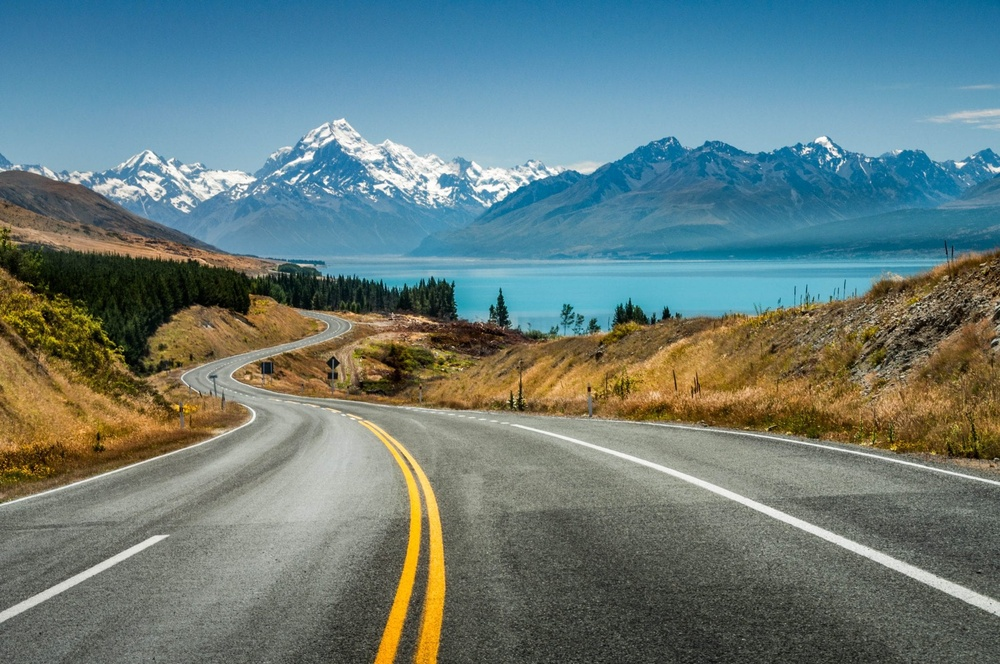
#> input picture Images/landscape.jpg, 1000 x 664 px, shrunk from 2048 x 1360 before the run, found by its file name
$ python ImageSegmentation.py
#> lines starting #> are read from the running program, lines starting #| are printed output that depends on the picture; after the words box and inside, x2 and y2 are one past the last pixel; in counts of white or black regions, pixels touching at a corner belong together
import numpy as np
import cv2 as cv


img = cv.imread('C:\\Users\\Robin\\Desktop\\inf-masterproef-21-22-student-RobinG-1850493\\code\\Painterly Rendering\\images\\landscape.jpg',0)
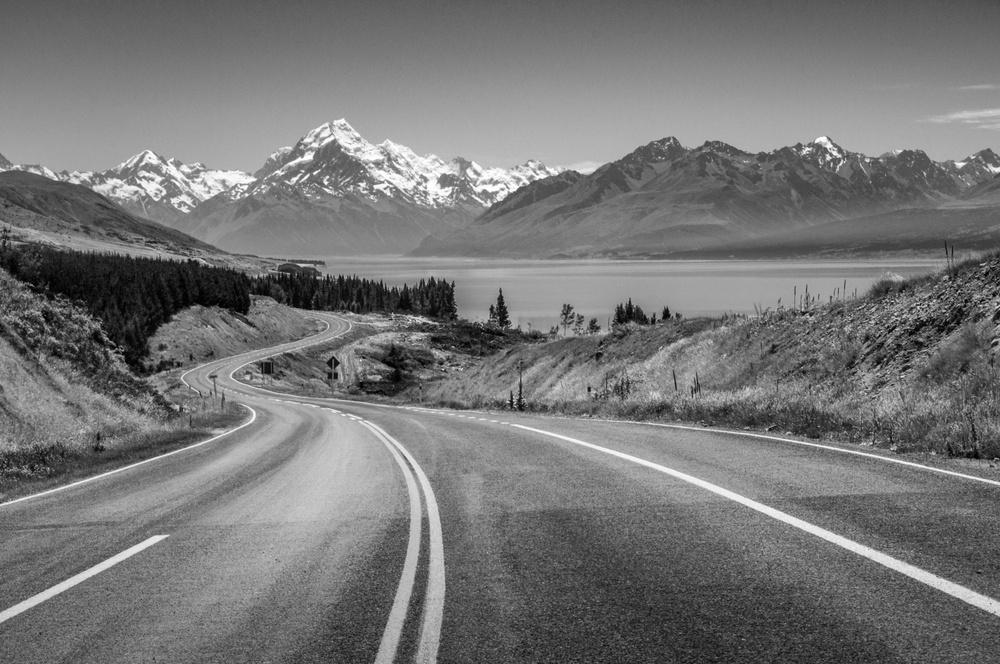
#> img: shape (664, 1000); min 0, max 255, mean 117.8
edges = cv.Canny(img, 200,250)
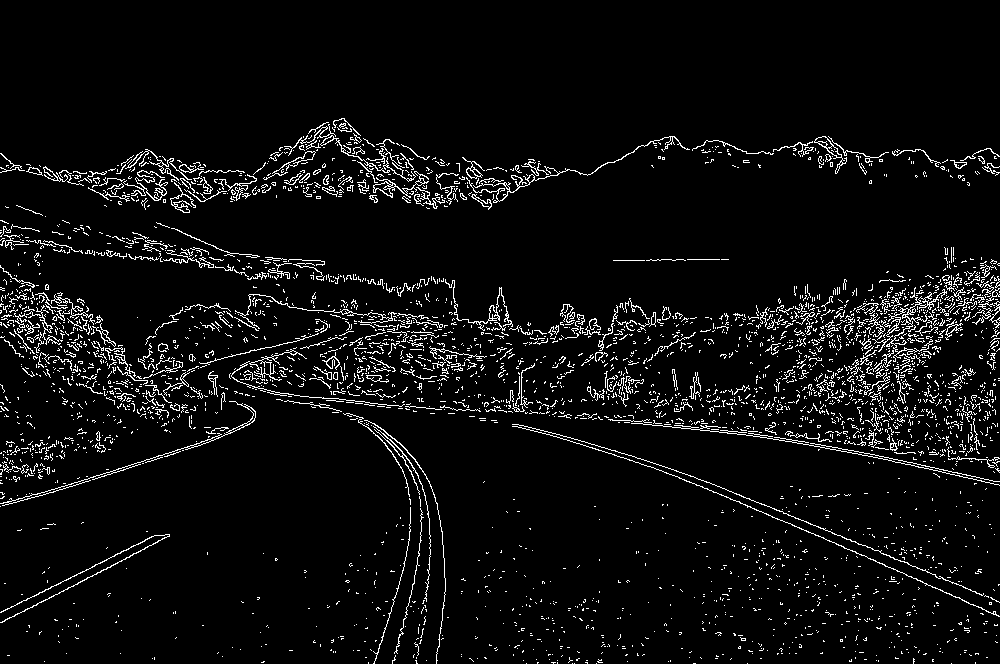
#> edges: shape (664, 1000); 5.3% white in thin lines or dots, all inside (x1, y1, x2, y2) = (0, 118, 1000, 664)

cv.imshow("title", edges)
cv.waitKey(0)

$ run again, with Images/earth.jpg copied over Images/landscape.jpg
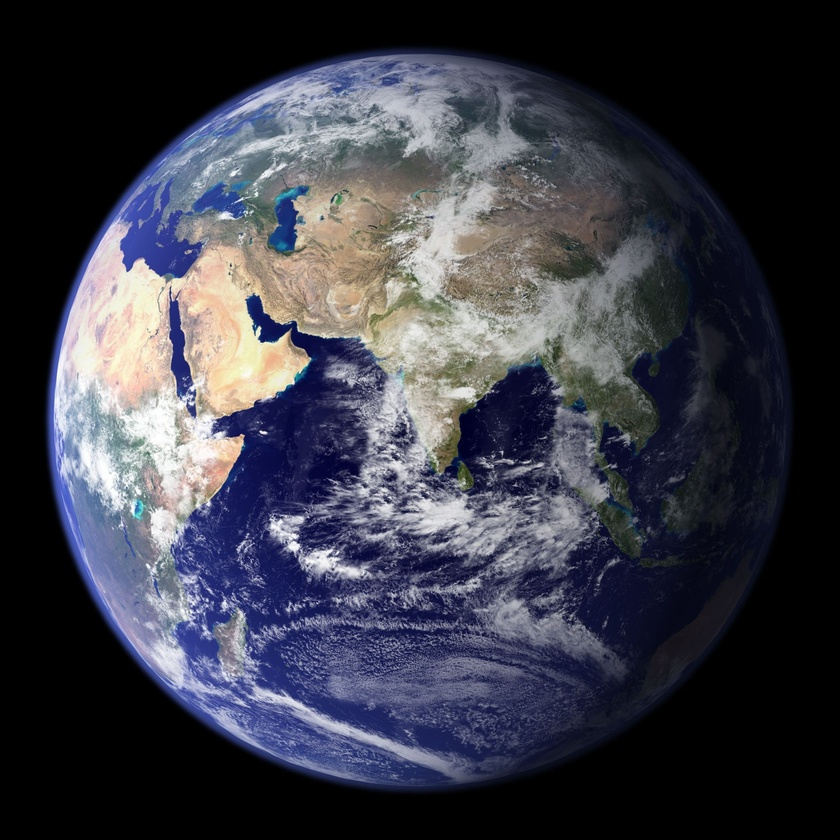
#> input picture Images/earth.jpg, 840 x 840 px, shrunk from 2048 x 2048 before the run, found by its file name
#> `img = cv.imread('C:\\Users\\Robin\\Desktop\\inf-masterproef-21-22-stud..`:
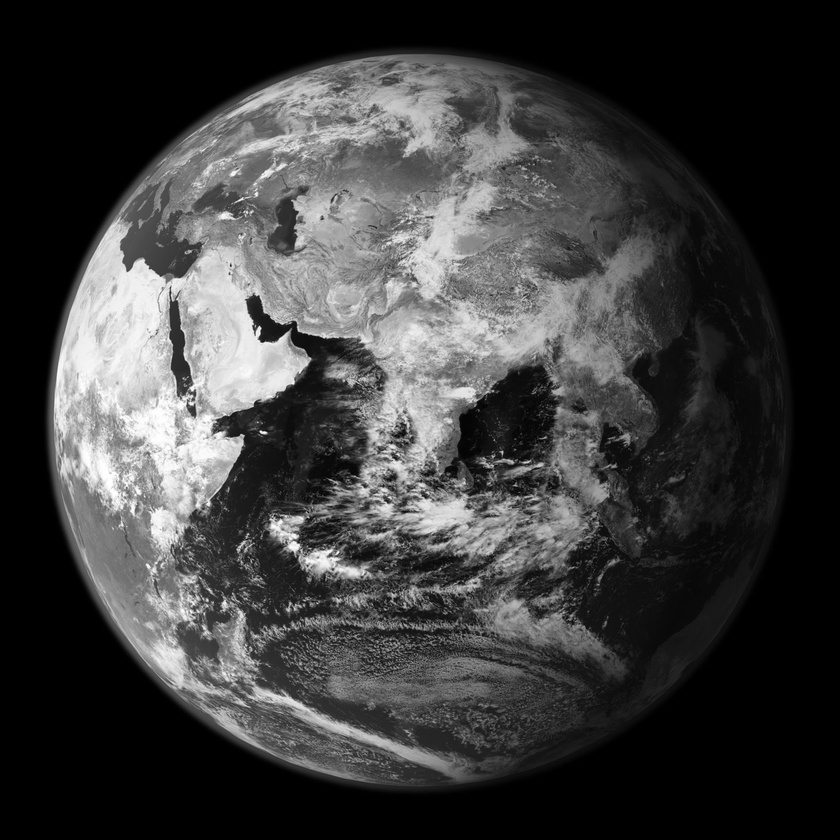
#> img: shape (840, 840); min 0, max 255, mean 60.6
#> `edges = cv.Canny(img, 200,250)`:
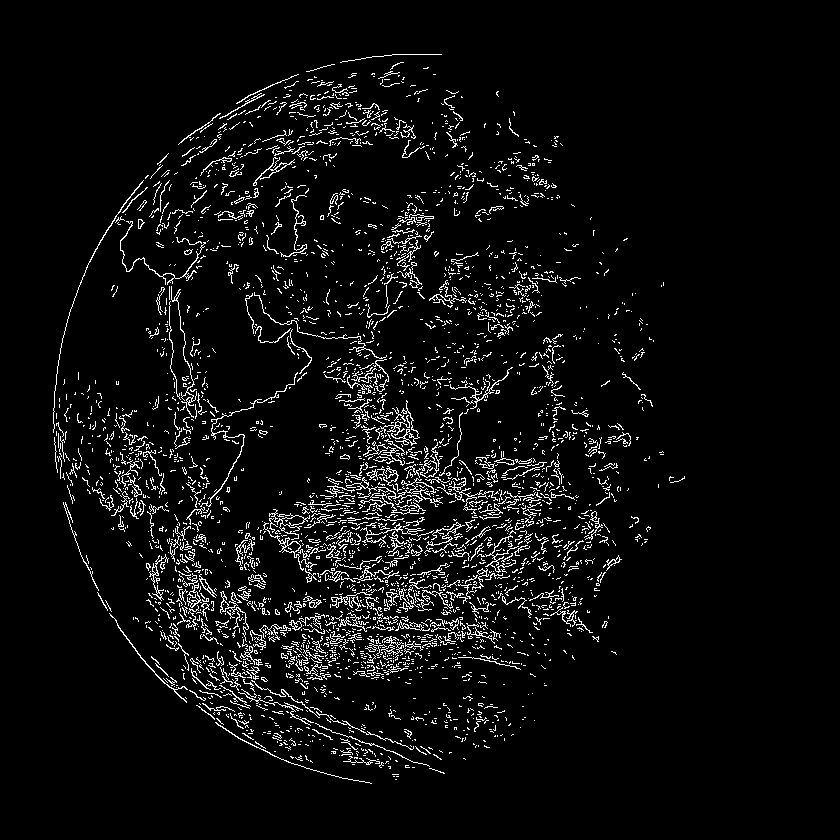
#> edges: shape (840, 840); 5.1% white in thin lines or dots, all inside (x1, y1, x2, y2) = (53, 54, 685, 784)

$ run again, with Images/houses.jpg copied over Images/landscape.jpg
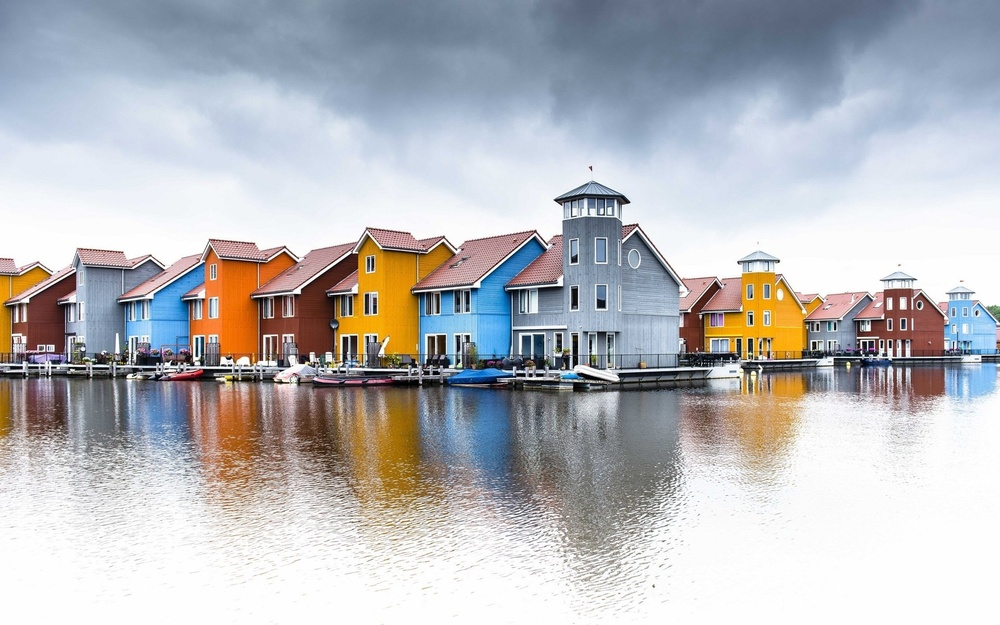
#> input picture Images/houses.jpg, 1000 x 625 px, shrunk from 1920 x 1200 before the run, found by its file name
#> `img = cv.imread('C:\\Users\\Robin\\Desktop\\inf-masterproef-21-22-stud..`:
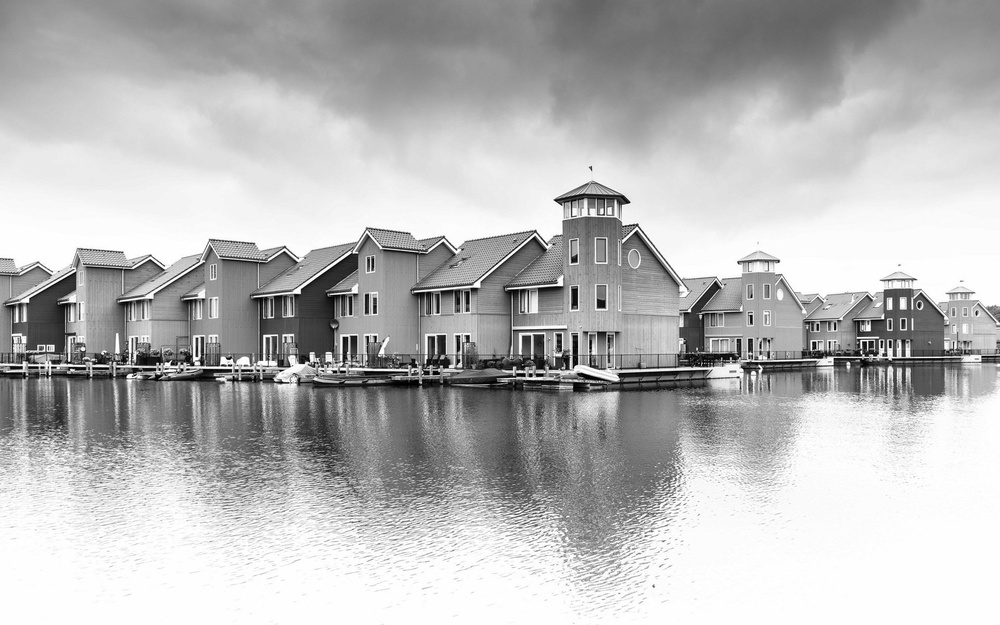
#> img: shape (625, 1000); min 0, max 255, mean 185.5
#> `edges = cv.Canny(img, 200,250)`:
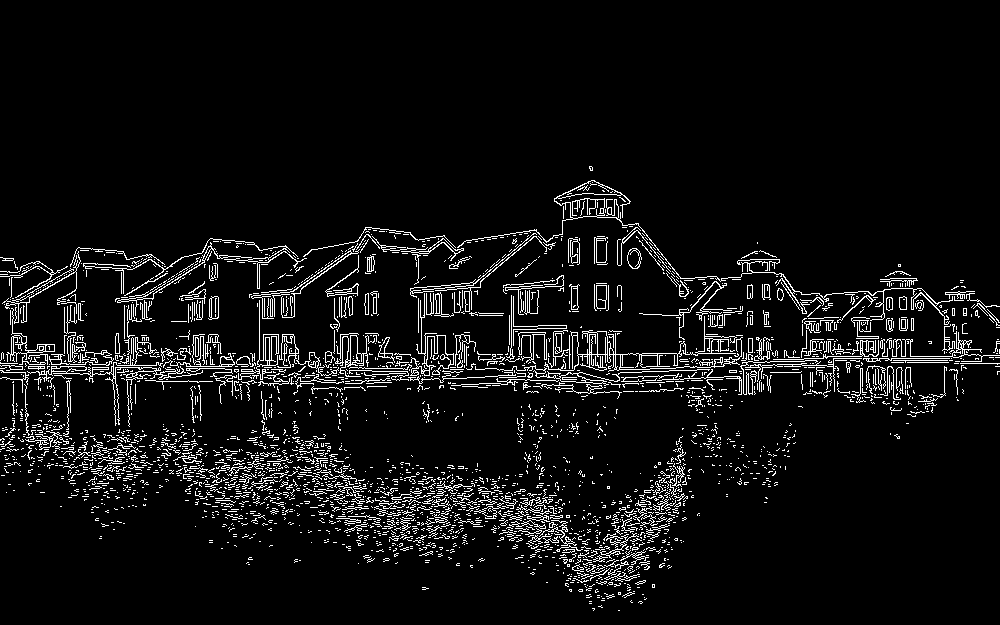
#> edges: shape (625, 1000); 6.2% white in thin lines or dots, all inside (x1, y1, x2, y2) = (0, 166, 1000, 611)
